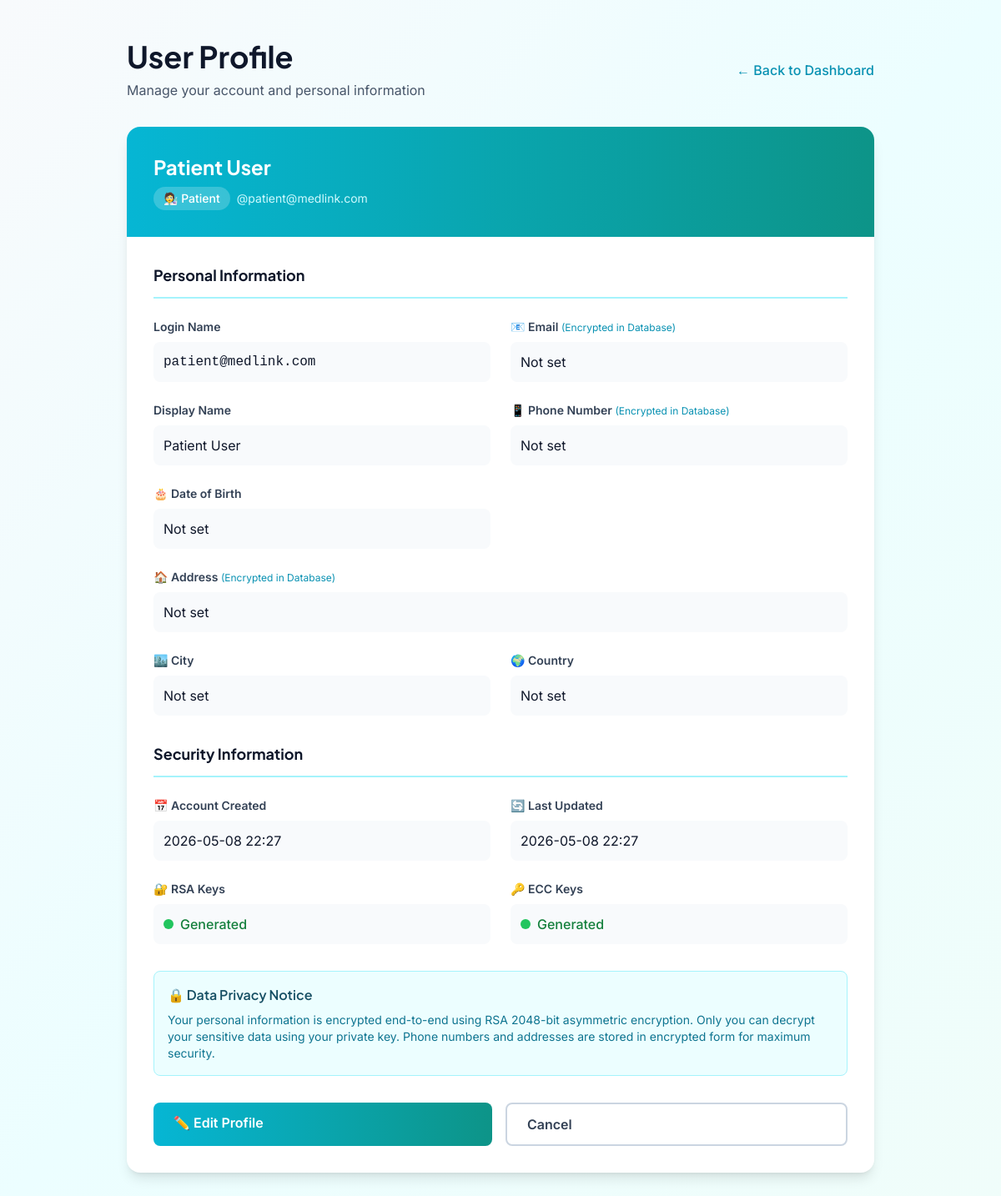
Screenshot of /profile (signed in) with the database file from the repository.
### models.py (models this page shows, shortened)
class User(db.Model):
    __tablename__ = 'users'
    id = db.Column(db.Integer, primary_key=True)
    username = db.Column(db.String(120), unique=True, nullable=False, index=True)
    role = db.Column(db.String(20), nullable=False)  # 'patient', 'doctor', 'specialist', 'admin'
    password_hash = db.Column(db.String(255), nullable=False)
    encrypted_email = db.Column(db.Text, nullable=True)  # RSA encrypted, only decrypted with private key
    rsa_public_key = db.Column(db.Text, nullable=True)  # JSON: {"e": int, "n": int}
    rsa_private_key = db.Column(db.Text, nullable=True)  # JSON: {"d": int, "n": int} - Stored securely
    ecc_public_key = db.Column(db.Text, nullable=True)  # JSON: {"x": int, "y": int}
    ecc_private_key = db.Column(db.Text, nullable=True)  # JSON: {"k": int} - Stored securely
    public_key = db.Column(db.Text, nullable=True)  # For encryption purposes
    encrypted_profile = db.Column(db.Text, nullable=True)  # Encrypted email/NID
    display_name = db.Column(db.String(120), nullable=True)
    phone = db.Column(db.Text, nullable=True)  # Encrypted
    date_of_birth = db.Column(db.String(20), nullable=True)
    address = db.Column(db.Text, nullable=True)  # Encrypted
    city = db.Column(db.String(100), nullable=True)
    country = db.Column(db.String(100), nullable=True)
    two_fa_enabled = db.Column(db.Boolean, default=False)
    two_fa_challenge = db.Column(db.String(10), nullable=True)
    two_fa_timestamp = db.Column(db.DateTime, nullable=True)
    encrypted_nid = db.Column(db.Text, nullable=True)
    encrypted_blood_group = db.Column(db.Text, nullable=True)
    nid_mac = db.Column(db.String(255), nullable=True)
    license_number = db.Column(db.String(120), nullable=True, index=True)
    license_verified = db.Column(db.Boolean, default=False)
    last_key_rotation = db.Column(db.DateTime, nullable=True)
    is_approved = db.Column(db.Boolean, default=False)  # False for new registrations
    approved_at = db.Column(db.DateTime, nullable=True)
    approved_by_admin_id = db.Column(db.Integer, db.ForeignKey('users.id'), nullable=True)
    created_at = db.Column(db.DateTime, default=datetime.now)
    updated_at = db.Column(db.DateTime, default=datetime.now, onupdate=datetime.now)
    sent_referrals = db.relationship('Referral', foreign_keys='Referral.sender_id', backref='sender', lazy=True)
    received_referrals = db.relationship('Referral', foreign_keys='Referral.receiver_id', backref='receiver', lazy=True)
    sent_messages = db.relationship('Message', foreign_keys='Message.sender_id', backref='sender_msg', lazy=True)
    received_messages = db.relationship('Message', foreign_keys='Message.receiver_id', backref='receiver_msg', lazy=True)
    def get_display_name(self):
        if self.display_name:
            return self.display_name
    def get_phone(self):
        if not self.phone:
            return None
        if self.phone and len(self.phone) > 20 and all(c in '0123456789abcdef' for c in self.phone.lower()):
            return self.decrypt_field(self.phone)
        return self.phone
    def get_address(self):
        if not self.address:
            return None
        if self.address and len(self.address) > 20 and all(c in '0123456789abcdef' for c in self.address.lower()):
            return self.decrypt_field(self.address)
        return self.address
    def get_date_of_birth(self):
        if not self.date_of_birth:
            return None
        if self.date_of_birth and len(self.date_of_birth) > 20 and all(c in '0123456789abcdef' for c in self.date_of_birth.lower()):
            return self.decrypt_field(self.date_of_birth)
        return self.date_of_birth
    def get_email(self):
        if not self.encrypted_email:
            return None
        if self.encrypted_email and len(self.encrypted_email) > 20 and all(c in '0123456789abcdef' for c in self.encrypted_email.lower()):
            return self.decrypt_field(self.encrypted_email)
        return self.encrypted_email

### app.py (the view)
@app.route('/profile')
def profile():
    if 'user_id' not in session:
        return redirect(url_for('login'))
    user_id = session.get('user_id')
    user = User.query.get(user_id)
    if not user:
        session.clear()
        return redirect(url_for('login'))
    user_profile = {
        'id': user.id,
        'username': user.username,
        'display_name': user.display_name,
        'role': user.role,
        'phone': user.get_phone(),
        'address': user.get_address(),
        'date_of_birth': user.get_date_of_birth(),
        'email': user.get_email(),
        'city': user.city,
        'country': user.country,
        'created_at': user.created_at,
        'updated_at': user.updated_at,
        'rsa_keys': 'Generated' if user.rsa_public_key else 'Not Generated',
        'ecc_keys': 'Generated' if user.ecc_public_key else 'Not Generated'
    }
    return render_template('profile.html', user=user, user_profile=user_profile)

### templates/profile.html (shortened to what this page needs)
{% extends "base.html" %}
{% block content %}
<div class="min-h-screen bg-gradient-to-br from-slate-50 via-cyan-50 to-teal-50 py-12 px-4">
    <div class="max-w-4xl mx-auto">
        <div class="mb-8">
            <div class="flex items-center justify-between">
                <div>
                    <h1 class="text-4xl font-bold text-slate-900 mb-2">User Profile</h1>
                    <p class="text-slate-600">Manage your account and personal information</p>
                </div>
                <div class="text-right">
                    <a href="{{ url_for('dashboard') }}" class="text-cyan-600 hover:text-cyan-700 font-medium">
                        ← Back to Dashboard
                    </a>
                </div>
            </div>
        </div>
        <div class="bg-white rounded-2xl shadow-lg overflow-hidden">
            <div class="bg-gradient-to-r from-cyan-500 to-teal-600 p-8 text-white">
                <h2 class="text-2xl font-bold mb-2">{{ user.get_display_name() }}</h2>
                <div class="flex items-center gap-2">
                    <span class="inline-block px-3 py-1 bg-white bg-opacity-20 rounded-full text-sm font-medium">
                        {% if user.role == 'doctor' %}
                            👨‍⚕️ Doctor
                        {% elif user.role == 'specialist' %}
                            👨‍⚕️ Specialist
                        {% else %}
                            🧑‍🔬 Patient
                        {% endif %}
                    </span>
                    <span class="text-sm text-cyan-100">@{{ user.username }}</span>
                </div>
            </div>
            <div class="p-8">
                <div class="mb-8">
                    <h3 class="text-lg font-bold text-slate-900 mb-6 pb-3 border-b-2 border-cyan-200">
                        Personal Information
                    </h3>
                    <div class="grid grid-cols-1 md:grid-cols-2 gap-6">
                        <div>
                            <label class="block text-sm font-semibold text-slate-700 mb-2">Login Name</label>
                            <div class="p-3 bg-slate-50 rounded-lg">
                                <p class="text-slate-900 font-mono">{{ user.username }}</p>
                            </div>
                        </div>
                        <div>
                            <label class="block text-sm font-semibold text-slate-700 mb-2">
                                📧 Email
                                <span class="text-xs text-cyan-600 font-normal">(Encrypted in Database)</span>
                            </label>
                            <div class="p-3 bg-slate-50 rounded-lg">
                                <p class="text-slate-900">{{ user_profile.email or 'Not set' }}</p>
                            </div>
                        </div>
                        <div>
                            <label class="block text-sm font-semibold text-slate-700 mb-2">Display Name</label>
                            <div class="p-3 bg-slate-50 rounded-lg">
                                <p class="text-slate-900">{{ user.display_name or 'Not set' }}</p>
                            </div>
                        </div>
                        <div>
                            <label class="block text-sm font-semibold text-slate-700 mb-2">
                                📱 Phone Number
                                <span class="text-xs text-cyan-600 font-normal">(Encrypted in Database)</span>
                            </label>
                            <div class="p-3 bg-slate-50 rounded-lg">
                                <p class="text-slate-900">{{ user_profile.phone or 'Not set' }}</p>
                            </div>
                        </div>
                        <div>
                            <label class="block text-sm font-semibold text-slate-700 mb-2">🎂 Date of Birth</label>
                            <div class="p-3 bg-slate-50 rounded-lg">
                                <p class="text-slate-900">{{ user_profile.date_of_birth or 'Not set' }}</p>
                            </div>
                        </div>
                        <div class="md:col-span-2">
                            <label class="block text-sm font-semibold text-slate-700 mb-2">
                                🏠 Address
                                <span class="text-xs text-cyan-600 font-normal">(Encrypted in Database)</span>
                            </label>
                            <div class="p-3 bg-slate-50 rounded-lg">
                                <p class="text-slate-900">{{ user_profile.address or 'Not set' }}</p>
                            </div>
                        </div>
                        <div>
                            <label class="block text-sm font-semibold text-slate-700 mb-2">🏙️ City</label>
                            <div class="p-3 bg-slate-50 rounded-lg">
                                <p class="text-slate-900">{{ user.city or 'Not set' }}</p>
                            </div>
                        </div>
                        <div>
                            <label class="block text-sm font-semibold text-slate-700 mb-2">🌍 Country</label>
                            <div class="p-3 bg-slate-50 rounded-lg">
                                <p class="text-slate-900">{{ user.country or 'Not set' }}</p>
                            </div>
                        </div>
                    </div>
                </div>
                <div class="mb-8">
                    <h3 class="text-lg font-bold text-slate-900 mb-6 pb-3 border-b-2 border-cyan-200">
                        Security Information
                    </h3>
                    <div class="grid grid-cols-1 md:grid-cols-2 gap-6">
                        <div>
                            <label class="block text-sm font-semibold text-slate-700 mb-2">📅 Account Created</label>
                            <div class="p-3 bg-slate-50 rounded-lg">
                                <p class="text-slate-900">{{ user.created_at.strftime('%Y-%m-%d %H:%M') }}</p>
                            </div>
                        </div>
                        <div>
                            <label class="block text-sm font-semibold text-slate-700 mb-2">🔄 Last Updated</label>
                            <div class="p-3 bg-slate-50 rounded-lg">
                                <p class="text-slate-900">{{ user.updated_at.strftime('%Y-%m-%d %H:%M') }}</p>
                            </div>
                        </div>
                        <div>
                            <label class="block text-sm font-semibold text-slate-700 mb-2">🔐 RSA Keys</label>
                            <div class="p-3 bg-slate-50 rounded-lg">
                                <span class="inline-flex items-center gap-2">
                                    {% if user.rsa_public_key %}
                                        <span class="w-3 h-3 bg-green-500 rounded-full"></span>
                                        <span class="text-green-700 font-medium">Generated</span>
                                    {% else %}
                                        <span class="w-3 h-3 bg-red-500 rounded-full"></span>
                                        <span class="text-red-700 font-medium">Not Generated</span>
                                    {% endif %}
                                </span>
                            </div>
                        </div>
                        <div>
                            <label class="block text-sm font-semibold text-slate-700 mb-2">🔑 ECC Keys</label>
                            <div class="p-3 bg-slate-50 rounded-lg">
                                <span class="inline-flex items-center gap-2">
                                    {% if user.ecc_public_key %}
                                        <span class="w-3 h-3 bg-green-500 rounded-full"></span>
                                        <span class="text-green-700 font-medium">Generated</span>
                                    {% else %}
                                        <span class="w-3 h-3 bg-red-500 rounded-full"></span>
                                        <span class="text-red-700 font-medium">Not Generated</span>
                                    {% endif %}
                                </span>
                            </div>
                        </div>
                    </div>
                </div>
                <div class="mb-8 p-4 bg-cyan-50 border border-cyan-200 rounded-lg">
                    <h4 class="font-semibold text-cyan-900 mb-2">🔒 Data Privacy Notice</h4>
                    <p class="text-sm text-cyan-700">
                        Your personal information is encrypted end-to-end using RSA 2048-bit asymmetric encryption.
                        Only you can decrypt your sensitive data using your private key. Phone numbers and addresses
                        are stored in encrypted form for maximum security.
                    </p>
                </div>
                <div class="flex gap-4">
                    <a href="{{ url_for('edit_profile') }}" class="flex-1 px-6 py-3 bg-gradient-to-r from-cyan-500 to-teal-600 text-white rounded-lg font-semibold hover:shadow-lg transition">
                        ✏️ Edit Profile
                    </a>
                    <a href="{{ url_for('dashboard') }}" class="flex-1 px-6 py-3 border-2 border-slate-300 text-slate-700 rounded-lg font-semibold hover:bg-slate-50 transition">
                        Cancel
                    </a>
                </div>
            </div>
        </div>
    </div>
</div>
{% endblock %}

### templates/base.html (style rules this page uses)
* { font-family: 'Inter', sans-serif; }
h1, h2, h3, h4, h5, h6 { font-family: 'Plus Jakarta Sans', sans-serif; }
button, a { transition: all 0.3s ease; }

### rows the page displays
User: get_display_name "Patient User", username "patient@medlink.com", display_name "Patient User", city "Not set", country "Not set", created_at "2026-05-08 22:27", updated_at "2026-05-08 22:27"

### other values shown
{{ user_profile.email or 'Not set' }} "Not set"
{{ user_profile.phone or 'Not set' }} "Not set"
{{ user_profile.date_of_birth or 'Not set' }} "Not set"
{{ user_profile.address or 'Not set' }} "Not set"
